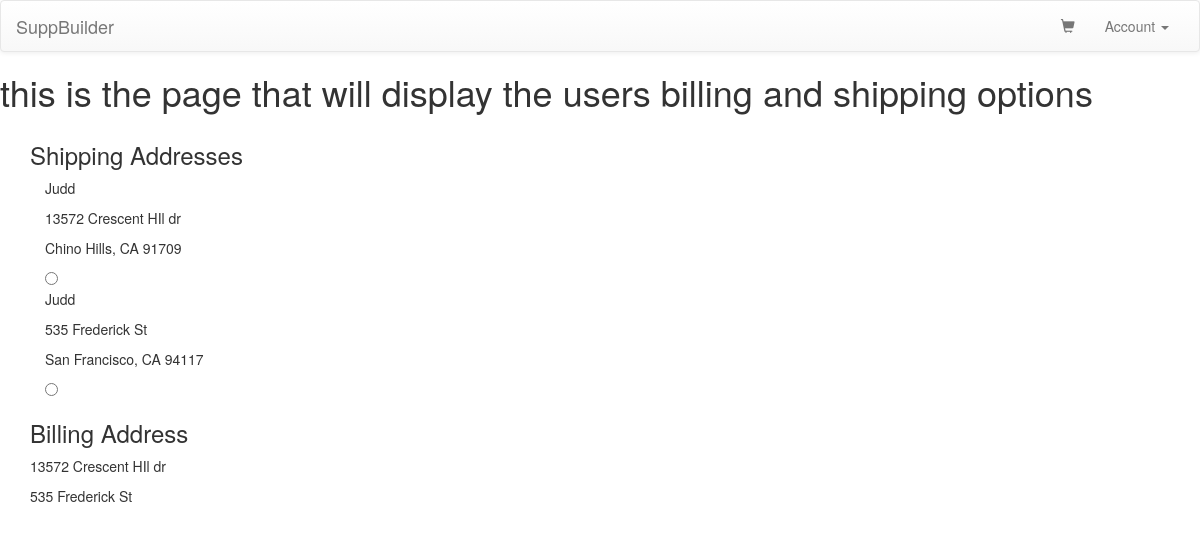
/shopping/shipping (signed in), run on the app's committed database.
### shopping/models.py (models this page shows)
class Address(models.Model):
	address_choices = (
		('billing', 'Billing'),
		('shipping', 'Shipping'),
	)
	first_name = models.CharField(max_length=120)
	last_name = models.CharField(max_length=120)
	street_address = models.CharField(max_length=120)
	extended_address = models.CharField(max_length=120, blank=True)
	city = models.CharField(max_length=120)
	state = models.CharField(max_length=2)
	zip_code = models.CharField(max_length=9)
	address_type = models.CharField(max_length=20, choices=address_choices, default='shipping')
	email = models.CharField(max_length=120, blank=True)
	same = models.BooleanField(default= False)
	default_address = models.BooleanField(default=True)
	brain_tree_code = models.CharField(max_length=2, blank=True)
	def __str__(self):
		return 	self.street_address

### shopping/views.py (the view)
@login_required(login_url='/accounts/login/')
def ShippingView(request):
    current_user_email = request.user.email
    current_user = request.user
    address_list = Address.objects.filter(email=current_user_email)
    if address_list:
        print address_list
    else:
        print "there is no address_list"
    return render(request, 'shopping/shipping.html', {'address_list': address_list, 'current_user': current_user})

### shopping/templates/shopping/shipping.html (shortened to what this page needs)
{% extends 'suppbuilder/base.html' %}
{% block body %}
<h1> this is the page that will display the users billing and shipping options </h1>
<div class='container'>
	<h3> Shipping Addresses</h3>
	{% for address in address_list %}
		<div class='container'>
			{% if address.address_type == 'shipping' %}
				<p>{{address.first_name}}
				<p>{{address.street_address}} {{address.extended_address}} </p>
				<p> {{address.city}}, {{address.state}} {{address.zip_code}} </p>
				<input type='radio' id='{{address.id}}'>
			{% endif %}
		</div>
	{% endfor %}
	<h3>Billing Address</h3>
	{% for address in address_list %}
	{% if address.address_type == 'billing' %}
		<p>{{address.street_address}}</p>
	{% endif %}
	{%endfor%}
</div>
{% endblock %}

### data on the page
Address: first_name "Judd", street_address "13572 Crescent HIl dr", city "Chino Hills", state "CA", zip_code "91709"
Address: first_name "Judd", street_address "535 Frederick St", city "San Francisco", state "CA", zip_code "94117"
Address: street_address "13572 Crescent HIl dr"
Address: street_address "535 Frederick St"
